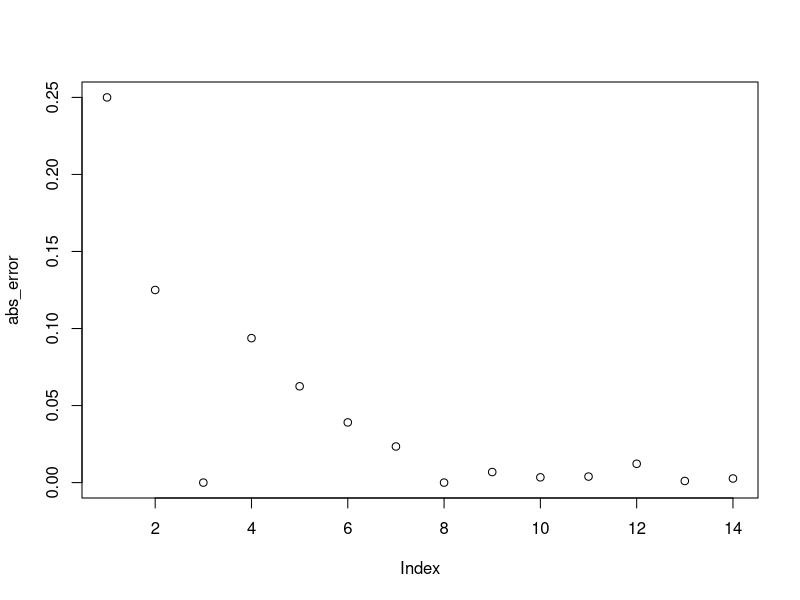
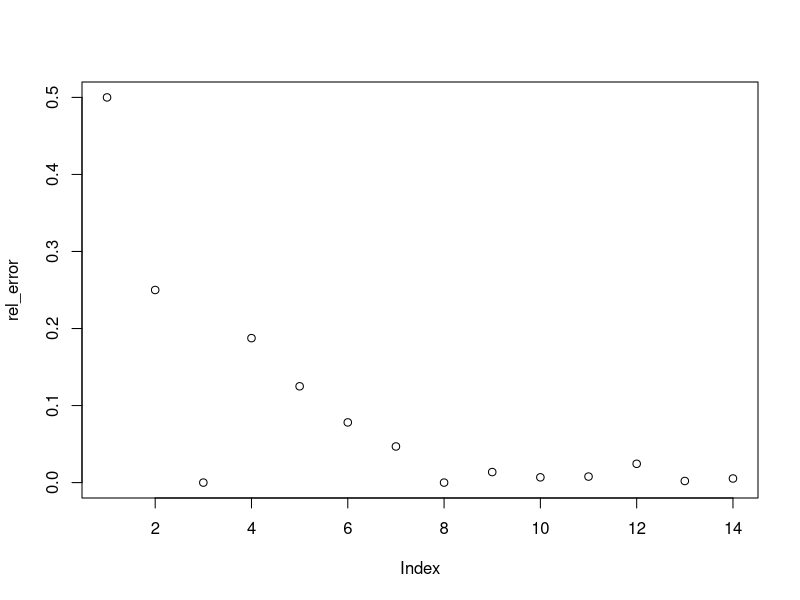
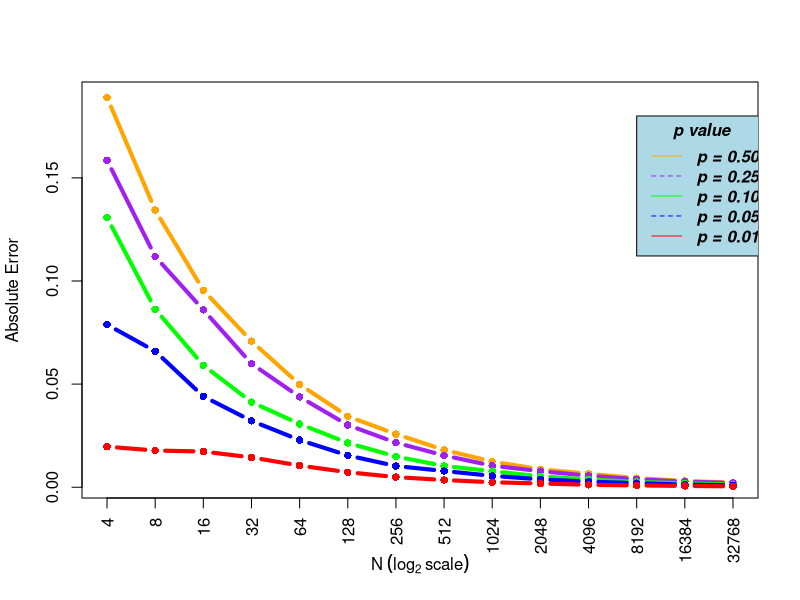
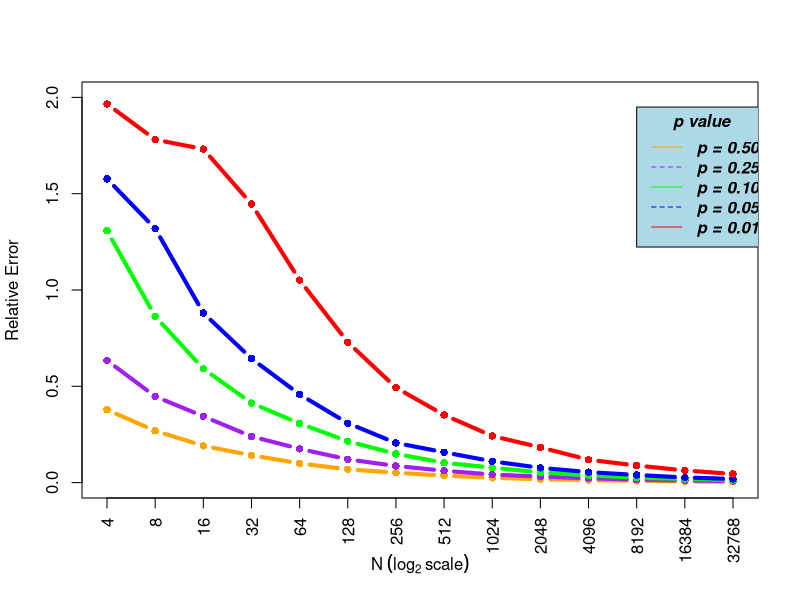
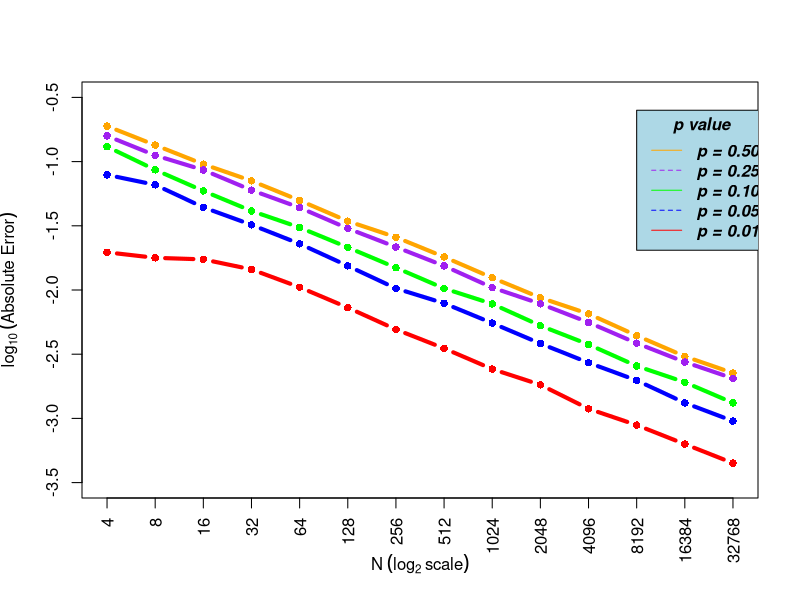
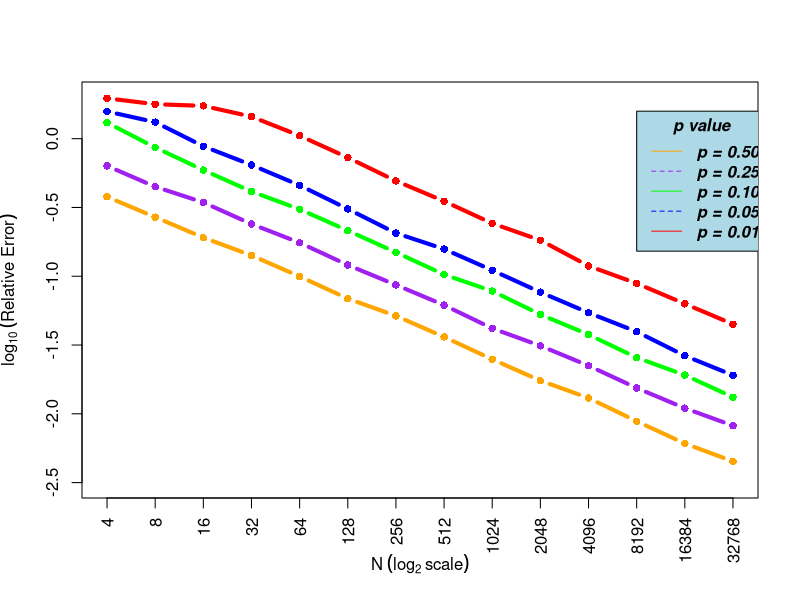

These charts were generated, in order, by the following R code:
## ---- chunk 1
set.seed(123)

p <- .50 

abs_error <- rel_error <- rep(NA, 14)


n = 2
for (i in seq_along(abs_error)) {
  n = n * 2
  p_hat <- rbinom(1, n, p)/n
  abs_error[i] <- abs(p - p_hat)
  rel_error[i] <- abs_error[i]/p
}

plot(abs_error)

plot(rel_error)
## ---- chunk 2

# method 1

set.seed(10)

p <- c(.50, .25, .10, .05, .01)

abs_error <- rel_error <- matrix(nrow = 5, ncol = 14)

for (j in seq(1, 5)) {
  n = 2
  for (i in seq(1, 14)) {
    n <- n * 2
    tmp_abs_error <- 0
    for (k in seq(1, 1000)) {
      p_hat <- rbinom(1, n, p[j])/n
      tmp_abs_error <- tmp_abs_error + abs(p[j] - p_hat)
    }
    
    abs_error[j,i] <- tmp_abs_error/1000
    rel_error[j,i] <- abs_error[j,i]/p[j]
  }

}

## ---- chunk 3
# method 2

p <- c(.50, .25, .10, .05, .01)

abs_error <- rel_error <- matrix(nrow = 5, ncol = 14)

for (j in seq(1, 5)) {
  n = 2
  for (i in seq(1, 14)) {
    n <- n * 2
    abs_error[j,i] <- mean(abs(rbinom(1000, n, p[j])/n - p[j]))
    rel_error[j,i] <- abs_error[j,i]/p[j]
  }

}
## ---- chunk 4
label <- c(2^2, 2^3, 2^4, 2^5,2^6, 2^7, 2^8, 2^9, 2^10, 2^11, 2^12, 2^13, 2^14, 2^15)
plot(abs_error[1,], col = "orange", type = "b", xaxt = "n", xlab = ("N"~(log[2]~"scale")), ylab = "Absolute Error", pch=16, lwd = 4)
axis(1, at = 1:14, labels = label, las = 2)
lines(abs_error[2,], col = "purple", type = "b", pch=16, lwd = 4)
lines(abs_error[3,], col = "green", type = "b", pch=16, lwd = 4)
lines(abs_error[4,], col = "blue", type = "b", pch=16, lwd = 4)
lines(abs_error[5,], col = "red", type = "b", pch=16, lwd = 4)

legend(12, 0.18, legend=c("p = 0.50", "p = 0.25", "p = 0.10", "p = 0.05", "p = 0.01"),
       col=c("orange", "purple", "green", "blue", "red"), lty=1:2, cex=1,
       title="p value", text.font=4, bg='lightblue')
## ---- chunk 5
plot(rel_error[1,1:14], col = "orange", type = "b", ylim = c(0,2), xaxt = "n", xlab = ("N"~(log[2]~"scale")), ylab = "Relative Error", pch=16, lwd = 4)
axis(1, at = 1:14, labels = label, las = 2)
lines(rel_error[2,1:14], col = "purple", type = "b", pch=16, lwd = 4)
lines(rel_error[3,1:14], col = "green", type = "b", pch=16, lwd = 4)
lines(rel_error[4,1:14], col = "blue", type = "b", pch=16, lwd = 4)
lines(rel_error[5,1:14], col = "red", type = "b", pch=16, lwd = 4)

legend(12, 1.95, legend=c("p = 0.50", "p = 0.25", "p = 0.10", "p = 0.05", "p = 0.01"),
       col=c("orange", "purple", "green", "blue", "red"), lty=1:2, cex=1,
       title="p value", text.font=4, bg='lightblue')
## ---- chunk 6

log_abs <- log10(abs_error)


label <- c(2^2, 2^3, 2^4, 2^5,2^6, 2^7, 2^8, 2^9, 2^10, 2^11, 2^12, 2^13, 2^14, 2^15)
plot(log_abs[1,1:14], col = "orange", type = "b", xaxt = "n", xlab = ("N"~(log[2]~"scale")), ylab = (log[10]~("Absolute Error")), ylim = c(-3.5, -0.5), pch=16, lwd = 4)
axis(1, at = 1:14, labels = label, las = 2)
lines(log_abs[2,1:14], col = "purple", type = "b", pch=16, lwd = 4)
lines(log_abs[3,1:14], col = "green", type = "b", pch=16, lwd = 4)
lines(log_abs[4,1:14], col = "blue", type = "b", pch=16, lwd = 4)
lines(log_abs[5,1:14], col = "red", type = "b", pch=16, lwd = 4)

legend(12, -0.6, legend=c("p = 0.50", "p = 0.25", "p = 0.10", "p = 0.05", "p = 0.01"),
       col=c("orange", "purple", "green", "blue", "red"), lty=1:2, cex=1,
       title="p value", text.font=4, bg='lightblue')

## ---- chunk 7
log_rel <- log10(rel_error)


label <- c(2^2, 2^3, 2^4, 2^5,2^6, 2^7, 2^8, 2^9, 2^10, 2^11, 2^12, 2^13, 2^14, 2^15)
plot(log_rel[5,1:14], col = "red", type = "b", xaxt = "n", xlab = ("N"~(log[2]~"scale")), ylab = (log[10]~("Relative Error")), ylim = c(-2.5, 0.3), pch=16, lwd = 4)
axis(1, at = 1:14, labels = label, las = 2)
lines(log_rel[4,1:14], col = "blue", type = "b", pch=16, lwd = 4)
lines(log_rel[3,1:14], col = "green", type = "b", pch=16, lwd = 4)
lines(log_rel[2,1:14], col = "purple", type = "b", pch=16, lwd = 4)
lines(log_rel[1,1:14], col = "orange", type = "b", pch=16, lwd = 4)

legend(12, 0.2, legend=c("p = 0.50", "p = 0.25", "p = 0.10", "p = 0.05", "p = 0.01"),
       col=c("orange", "purple", "green", "blue", "red"), lty=1:2, cex=1, 
       title="p value", text.font=4, bg='lightblue')

